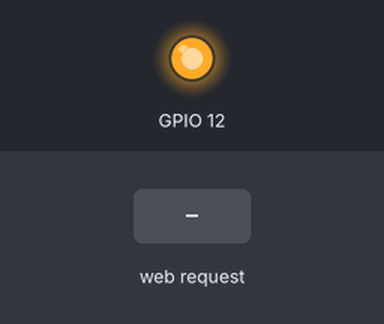
Simulated run of this sketch. Board: ESP8266 (NodeMCU). Parts: output pins drawn as LEDs (lit = HIGH). Inputs (shaded band) come from the test bench. What the sketch prints to the serial monitor is not drawn.

Above: at 3.7 s.
3.8 s: HTTP request GET /LED_OFF received
At 4.4 s:
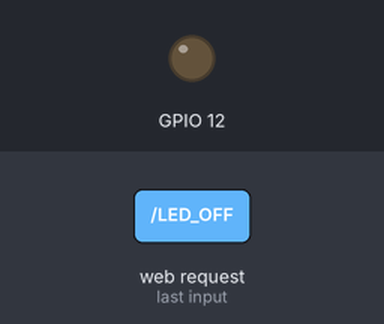
5.3 s: HTTP request GET /LED_ON received
At 5.6 s:
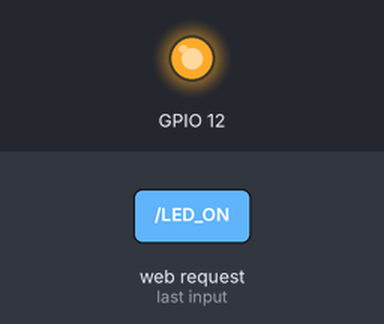
Timing chart, 0 to 8.3 s (numbered marks = the images above; inputs shaded):
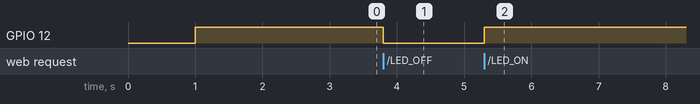

Measured:
- after the input at 3.8 s, GPIO 12: HIGH → LOW at once
- after the input at 5.3 s, GPIO 12: LOW → HIGH at once

The sketch:

listen06.ino
```cpp
#include <ESP8266WiFi.h>
#include <ESP8266WebServer.h>

const char *ssid = "MKZ4_XXXXXXXXX";
const char *password = "";

ESP8266WebServer server(80);

// HTMLデータ
String form = "<html>"
"<head><meta name=\"viewport\" content=\"width=device-width\"</head>"
"<body>"
"<center>"
"<h1>Welcome MKZ4</h1>"
"<form action=\"LED_ON\"><input type=\"submit\" value=\"led on\"></form>"
"<form action=\"LED_OFF\"><input type=\"submit\" value=\"led off\"></form>"
"</center>"
"</body>"
"</html>";

void setup() {
  // put your setup code here, to run once:
  delay(1000);
  Serial.begin(115200);
  Serial.println();
  Serial.println("setup start...");

  Serial.println("wifi configuration");
  WiFi.softAP(ssid, password);

  IPAddress myIP = WiFi.softAPIP();
  Serial.print("AP IP Address: ");
  Serial.println(myIP);

  Serial.println("web server configuration");
  server.on("/", handleRoot);
  server.on("/LED_ON", led_on);
  server.on("/LED_OFF", led_off);
  server.begin();

  pinMode(12, OUTPUT);
  digitalWrite(12, HIGH);

  Serial.println("setup end.");
}

void handleRoot() {
  Serial.println("recieve req: /");
  server.send(200, "text/html", form);
}

void led_on() {
  digitalWrite(12, HIGH);
  server.send(200, "text/html", form);
}

void led_off() {
  digitalWrite(12, LOW);
  server.send(200, "text/html", form);
}

void loop() {
  // put your main code here, to run repeatedly:
  server.handleClient();
}
```
